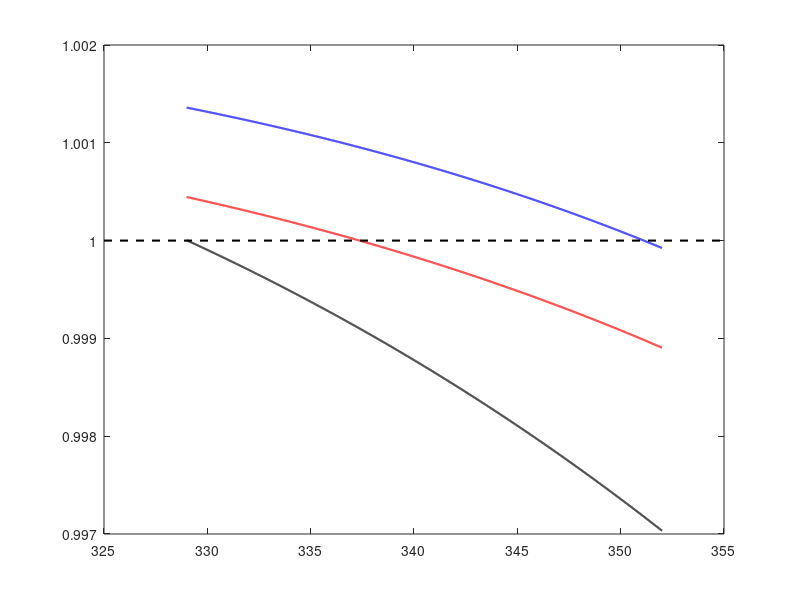

The MATLAB source for this figure: (Note: this script raises an error after producing the figure.)
ant_ace = [4.42448,1312.253,-32.445]; % 259.16K - 507.6K
ant_met = [5.20409,1581.341,-33.50]; % 288.1 - 356.83K
ant_eth = [5.24677,1598.673,-46.424]; % 292.77 - 366.63K

%%
pres = 1; % antoine should be in bar

bp_ace = ant_ace(2)/(ant_ace(1) - log10(pres)) - ant_ace(3); % 329.0342 K
bp_met = ant_met(2)/(ant_met(1) - log10(pres)) - ant_met(3); % 337.3650 K
bp_eth = ant_eth(2)/(ant_eth(1) - log10(pres)) - ant_eth(3); % 351.1206 K 

mw_ace = 58.08; %g/mol
mw_met = 32.04;
mw_eth = 46.07;

rho_ace = 749.4:-0.01:721.2; %kg/m^3
rho_met = 756.6:-0.01:733.782; % weird, only reach about 63.4 C then start to drop instantly! use diff website
rho_eth = 758.1:-0.01:736.2;

mol_vol_ace = mw_ace./rho_ace./1000; %m^3/mol
mol_vol_met = mw_met./rho_met./1000;
mol_vol_eth = mw_eth./rho_eth./1000;

t_a = linspace(329,352,length(mol_vol_ace)); 
t_m = linspace(329,352,length(mol_vol_met)); % 56 C - 79 C range tmeperature
t_e = linspace(329,352,length(mol_vol_eth));
ptotal = 1e5;

    pvap_ace = (10.^(ant_ace(1) - ant_ace(2)./(t_a + ant_ace(3)))).*1e5;
    poynting_ace = exp(mol_vol_ace.*(ptotal - pvap_ace)./8.314./t_a);



    pvap_met = (10.^(ant_met(1) - ant_met(2)./(t_m + ant_met(3)))).*1e5;
    poynting_met = exp(mol_vol_met.*(ptotal - pvap_met)./8.314./t_m);



    pvap_eth = (10.^(ant_eth(1) - ant_eth(2)./(t_e + ant_eth(3)))).*1e5;
    poynting_eth = exp(mol_vol_eth.*(ptotal - pvap_eth)./8.314./t_e);

plot(t_a,poynting_ace,'k','linewidth',1.5);
hold on
plot(t_m,poynting_met,'r','linewidth',1.5);
plot(t_e,poynting_eth,'b','linewidth',1.5);
plot([325,355],[1,1],'k--','linewidth',1.5);
xtickformat('%.2f'); ytickformat('%.4f');
xlabel('Temperature (K)','fontsize',12)
ylabel('Poynting Pressure Correction','fontsize',12)
legend('Acetone','Methanol','Ethanol')
set(gca,'xcolor',[0 0 0],'ycolor',[0 0 0],'fontname','times',...
    'xminortick','on','yminortick','on','linewidth',1.5)
% print -djpeg Poynting_correction
%% ACETONE:METHANOL (AM)
% UNIFAC
pres = 1; % antoine should be in bar

bp_ace = ant_ace(2)/(ant_ace(1) - log10(pres)) - ant_ace(3); % 329.0342 K
bp_met = ant_met(2)/(ant_met(1) - log10(pres)) - ant_met(3); % 337.3650 K
bp_eth = ant_eth(2)/(ant_eth(1) - log10(pres)) - ant_eth(3); % 351.1206 K 

binary_aceMet = dlmread('binary_ace_met.txt','',2,0);
x_ace = binary_aceMet(:,2);
gamma_ace = binary_aceMet(:,6);
gamma_met = binary_aceMet(:,7);

%figure('name','Activity Coefficient vs. x_ace AM (UNIFAC)')
plot(x_ace,gamma_ace,'k','linewidth',1.5);
hold on
plot(x_ace,gamma_met,'r','linewidth',1.5);
%hold off
xtickformat('%.2f'); ytickformat('%.2f');
xlabel('x_{Acetone}','fontsize',12)
ylabel('\bf\gamma','fontsize',12)
legend('\bf\gamma_{Acetone}','\bf\gamma_{Methanol}','location','north')
set(gca,'xcolor',[0 0 0],'ycolor',[0 0 0],'fontname','times',...
    'xminortick','on','yminortick','on','linewidth',1.5)
%% vanlaar
gamma_inf_aceAM = gamma_ace(1); gamma_inf_metAM = gamma_met(end);

% VanLaar Parameters (1 - acetone, 2 - methanol)
A12_AM = log(gamma_inf_aceAM);  A21_AM = log(gamma_inf_metAM);

x1 = 0:0.001:1; x2 = 1 - x1; % mol fraction

gamma1_AM = exp(A12_AM.*((A21_AM.*x2)./(A12_AM.*x1 + A21_AM.*x2)).^2);
gamma2_AM = exp(A21_AM.*((A12_AM.*x1)./(A12_AM.*x1 + A21_AM.*x2)).^2);

%figure('name','Activity Coefficient vs. x_ace AM (VanLaar)')
plot(x1,gamma1_AM,'k','linewidth',1.5)
hold on
plot(x1,gamma2_AM,'r','linewidth',1.5)
hold off
xtickformat('%.2f'); ytickformat('%.2f');
xlabel('x_{Acetone}','fontsize',12)
ylabel('\bf\gamma','fontsize',12)
legend('\bf\gamma_{Acetone}','\bf\gamma_{Methanol}','location','north')
set(gca,'xcolor',[0 0 0],'ycolor',[0 0 0],'fontname','times',...
    'xminortick','on','yminortick','on','linewidth',1.5)

%% T vs. x VANLAAR
%figure('name','T vs. x_ace AM (VanLaar)')
load phicoeff.mat
phicoeff = phi_coeff(1,:);
T = linspace(bp_ace,bp_met,length(x1));
opt = optimset('Display','notify');
t_solve = fsolve(@optimizer,T,opt,ant_ace,ant_met,x1,x2,gamma1_AM,gamma2_AM,phicoeff,pres);

pvap1 = 10.^(ant_ace(1) - ant_ace(2)./(t_solve + ant_ace(3)));
y1 = gamma1_AM.*pvap1.*x1;
plot(x1,t_solve,'k-','linewidth',1.5)
hold on
plot(y1,t_solve,'b-','linewidth',1.5)
legend('Liquid Composition','Vapor Composition')
xtickformat('%.2f'); ytickformat('%.2f');
xlabel('x_{Acetone}','fontsize',12)
ylabel('T (K)','fontsize',12)
set(gca,'xcolor',[0 0 0],'ycolor',[0 0 0],'fontname','times',...
    'xminortick','on','yminortick','on','linewidth',1.5)
xlim([0,1])

% xa_am = [0.01638,0.03114,0.04637,0.06111,0.07329]
% xm_am = 0.9656    0.9335    0.9017    0.8718    0.8448
t1_am_unifac = [t_solve(x1 == 0.016),t_solve(x1 == 0.031),t_solve(x1 == 0.046),...
    t_solve(x1 == 0.061),t_solve(x1 == 0.073)];
t2_am_unifac = [t_solve(x1 == 0.966),t_solve(x1 == 0.933),t_solve(x1 == 0.902),...
    t_solve(x1 == 0.872),t_solve(x1 == 0.845)];

save TEMP_UNIFAC_AM_ACETONE t1_am_unifac
save TEMP_UNIFAC_AM_METHANOL t2_am_unifac
%hold off
%print -djpeg '/Users/fayeed/Desktop/SPRING 2021/CHEG 345 -JLab/VLE/Acetone Methanol/T_xAM.JPEG'
%%
xa_am = [0.01638,0.03114,0.04637,0.06111,0.07329]; % mol frac a in am
ta_am = [63.886,62.988,62.214,61.634,61.18] + 0.7936 + 273.15; % deg K

xm_am = 1 - [0.03441,0.06648,0.09834,0.12816,0.15522]; % make x1 w.r.t ace
tm_am = [56.462,56.252,56.094,56.04,55.964] + 0.0577 + 273.15;

% CONSIDER TO FIT AT FIXED INTERCEPT OR NOT LATER
% ace as solute
p0 = polyfit(xa_am,ta_am,2);
xrange = 0:0.001:0.1;
ta_am_fit = polyval(p0,xrange);
a_coeff(1) = p0(2);

plot(xa_am,ta_am,'ro','markersize',8,'linewidth',1.5)
hold on
plot(xrange,ta_am_fit,'k--','linewidth',1.5)

% met as solute
p1 = polyfit(xm_am,tm_am,2);
xrange = 0.8:0.001:1;
tm_am_fit = polyval(p1,xrange);

plot(xm_am,tm_am,'ro','markersize',8,'linewidth',1.5)
hold on
plot(xrange,tm_am_fit,'k--','linewidth',1.5)

a_coeff(2) = -2*p1(1) - p1(2);
%% y vs x curve
plot(x1,y1,'k','linewidth',1.5)
hold on
real_eq = plot([0,1],[0,1],'k--');
xtickformat('%.2f'); ytickformat('%.2f');
xlabel('x_{Acetone}','fontsize',12)
ylabel('y_{Acetone}','fontsize',12)
set(gca,'xcolor',[0 0 0],'ycolor',[0 0 0],'fontname','times',...
    'xminortick','on','yminortick','on','linewidth',1.5)
legend(real_eq,'y_{Acetone} = x_{Acetone}','location','northwest')
axis([0,1,0,1])
%print -djpeg '/Users/fayeed/Desktop/SPRING 2021/CHEG 345 -JLab/VLE/Acetone Methanol/y_xAM.jpeg'
%% 0 limit 
n0 = find(x1 == 0.112); % max temp = 0.005 K
x_0lim = x1(1:n0);
temp_0lim = t_solve(1:n0);
p0 = polyfit(x_0lim,temp_0lim,2);
temp0_fit = polyval(p0,x_0lim);
delta_temp0 = temp_0lim - temp0_fit;

%figure('name','T vs x_ace @ zero limit')
plot(x_0lim,temp_0lim,'k-','linewidth',1.5);
hold on
xlabel('x_{Acetone}','fontsize',12)
ylabel('T (K)','fontsize',12) 
xtickformat('%.2f'); ytickformat('%.2f')
set(gca,'xcolor',[0 0 0],'ycolor',[0 0 0],'fontname','times',...
    'xminortick','on','yminortick','on','linewidth',1.5)
plot(x_0lim,temp0_fit,'r--','linewidth',3)
legend('VanLaar Equation','Quadratic Fitting')

%% Injection size
m = 0:0.01:0.112;
k = 0:0.03:0.112;
y = p0(1).*m.^2 + p0(2).*m + p0(3);
z = p0(1).*k.^2 + p0(2).*k + p0(3);
a = plot(x_0lim,temp_0lim,'k','linewidth',1);
hold on
b = plot(m,y,'bo--','linewidth',1.5);
c = plot(k,z,'r*--','linewidth',1.5);

xlim([0,0.03])
plot([0.013,0.015],[336.9,336.9],'k','linewidth',1.5)
plot([0.013,0.015],[337,337],'k','linewidth',1.5)
plot([0.013,0.013],[336.9,337],'k','linewidth',1.5)
plot([0.015,0.015],[336.9,337],'k','linewidth',1.5)
legend([a,b,c],'Quadratic Fitting','Injection of x_{Acetone} = 0.01','Injection of x_{Acetone} = 0.03')
xtickformat('%.3f'); ytickformat('%.2f')
xlabel('x_{Acetone}','fontsize',12)
ylabel('T (K)','fontsize',12) 
set(gca,'xcolor',[0 0 0],'ycolor',[0 0 0],'xminortick','on',...
    'yminortick','on','fontname','times')
axes('position',[0.3 0.25 0.2 0.2])
plot(x_0lim,temp_0lim,'k','linewidth',1);
hold on
plot(m,y,'bo--','linewidth',1.5)
plot(k,z,'r*--','linewidth',1.5)
xlim([0.013,0.015])
xtickformat('%.3f'); ytickformat('%.2f')
set(gca,'xcolor',[0 0 0],'ycolor',[0 0 0],'xminortick','on',...
    'yminortick','on','fontname','times')
print -djpeg AM_Injection

%% residual 0 limit
%figure('name','Temperature Residual ace:met zero limit')
ace_meth0 = plot(x_0lim,delta_temp0,'k','linewidth',1.5);
ax0 = ancestor(ace_meth0,'axes'); ax0.YAxis.Exponent = 0; % To remove the exponents
xtickformat('%.2f'); ytickformat('%.3f')
set(gca,'xcolor',[0 0 0],'ycolor',[0 0 0],'fontname','times',...
    'xminortick','on','yminortick','on','linewidth',1.5)%'xgrid','on','ygrid','on')
xlabel('x_{Acetone}','fontsize',12); 
ylabel('T_{VanLaar} - T_{Quadratic} (K)','fontsize',12)

%% 1 limit
n1 = find(x1 == 0.846); % max temp = 0.005 K
x_1lim = x1(n1:end);
temp_1lim = t_solve(n1:end);
p1 = polyfit(x_1lim,temp_1lim,2);
temp1_fit = polyval(p1,x_1lim);
delta_temp1 = temp_1lim - temp1_fit;

%figure('name','T vs x_ace @ one limit')
plot(x_1lim,temp_1lim,'k-','linewidth',1.5);
hold on
xlabel('x_{Acetone}','fontsize',12)
ylabel('T (K)','fontsize',12) 
xtickformat('%.2f'); ytickformat('%.2f')
set(gca,'xcolor',[0 0 0],'ycolor',[0 0 0],'fontname','times',...
    'xminortick','on','yminortick','on','linewidth',1.5)
plot(x_1lim,temp1_fit,'r--','linewidth',3)
legend('VanLaar Equation','Quadratic Fitting')

%% residual 1 limit
%figure('name','Temperature Residual ace:met one limit')
ace_meth1 = plot(x_1lim,delta_temp1,'k','linewidth',1.5);
ax1 = ancestor(ace_meth1,'axes'); ax1.YAxis.Exponent = 0; % To remove the exponents
xtickformat('%.2f'); ytickformat('%.3f')
set(gca,'xcolor',[0 0 0],'ycolor',[0 0 0],'fontname','times',...
    'xminortick','on','yminortick','on','linewidth',1.5)%'xgrid','on','ygrid','on')
xlabel('x_{Acetone}','fontsize',12); 
ylabel('T_{VanLaar} - T_{Quadratic} (K)','fontsize',12)

%% gamma infinity vs P/T

t_range = 293:0.01:373; %20 - 100 C
pvap_a = 10.^(ant_ace(1) - ant_ace(2)./(t_range + ant_ace(3)));
pvap_m = 10.^(ant_met(1) - ant_met(2)./(t_range + ant_met(3)));
pvap_e = 10.^(ant_eth(1) - ant_eth(2)./(t_range + ant_eth(3)));

dpvap_dt_a = log(10).*ant_ace(2).*pvap_a./((t_range + ant_ace(3)).^2);
dpvap_dt_m = log(10).*ant_met(2).*pvap_m./((t_range + ant_met(3)).^2);
dpvap_dt_e = log(10).*ant_eth(2).*pvap_e./((t_range + ant_eth(3)).^2);

% for x1 -> 0

t1 = bp_met;
p1vap = 10.^(ant_ace(1) - ant_ace(2)./(t1 + ant_ace(3)));
p2vap = 10.^(ant_met(1) - ant_met(2)./(t1 + ant_met(3)));
dtdx1 = (p2vap - gamma_inf_aceAM*p1vap)*(t1 + ant_met(3))^2/...
    (log(10)*ant_met(2)*p2vap);

% for x2 -> 0
t2 = bp_ace;
p1vap = 10.^(ant_ace(1) - ant_ace(2)./(t2 + ant_ace(3)));
p2vap = 10.^(ant_met(1) - ant_met(2)./(t2 + ant_met(3)));
dtdx2 = (p1vap - gamma_inf_metAM*p2vap)*(t2 + ant_ace(3))^2/...
    (log(10)*ant_ace(2)*p1vap);

%% gamma inf vs T

gammainf_a_am = (pvap_m - dpvap_dt_m.*dtdx1)./pvap_a;
gammainf_m_am = (pvap_a - dpvap_dt_a.*dtdx2)./pvap_m;

plot(t_range,gammainf_a_am,'b','linewidth',1.5)
hold on
plot(t_range,gammainf_m_am,'r','linewidth',1.5)
plot([330,355],[1.4,1.4],'k-','linewidth',1)
plot([330,355],[1.9,1.9],'k-','linewidth',1)
plot([330,330],[1.4,1.9],'k-','linewidth',1)
plot([355,355],[1.4,1.9],'k-','linewidth',1)
hold off
xtickformat('%.2f'); ytickformat('%.2f');
xlabel('T (K)','fontsize',12)
ylabel('\bf\gamma^{\infty}','fontsize',12)
legend('\bf\gamma^{\infty}_{Acetone}','\bf\gamma^{\infty}_{Methanol}')
set(gca,'xcolor',[0 0 0],'ycolor',[0 0 0],'fontname','times',...
    'xminortick','on','yminortick','on')
axes('position',[0.45 0.6 0.25 0.25])
plot(t_range,gammainf_a_am,'b','linewidth',1.5)
hold on
plot(t_range,gammainf_m_am,'r','linewidth',1.5)
xtickformat('%.1f'); ytickformat('%.2f');
xlim([330,355])
set(gca,'xcolor',[0 0 0],'ycolor',[0 0 0],'fontname','times',...
    'xminortick','on','yminortick','on')
hold off

print -djpeg gammainf_am_T

%% gamma inf vs P
plot(pvap_m,gammainf_a_am,'b','linewidth',1.5)
hold on
plot(pvap_a,gammainf_m_am,'r','linewidth',1.5)
plot([0.95,1.05],[1.72,1.72],'k-','linewidth',1)
plot([0.95,1.05],[1.76,1.76],'k-','linewidth',1)
plot([0.95,0.95],[1.72,1.76],'k-','linewidth',1)
plot([1.05,1.05],[1.72,1.76],'k-','linewidth',1)
hold off
xtickformat('%.1f'); ytickformat('%.2f');
xlabel('P (bar)','fontsize',12)
ylabel('\bf\gamma^{\infty}','fontsize',12)
legend('\bf\gamma^{\infty}_{Acetone}','\bf\gamma^{\infty}_{Methanol}')
set(gca,'xcolor',[0 0 0],'ycolor',[0 0 0],'fontname','times',...
    'xminortick','on','yminortick','on')
axes('position',[0.45 0.6 0.25 0.25])
plot(pvap_m,gammainf_a_am,'b','linewidth',1.5)
hold on
plot(pvap_a,gammainf_m_am,'r','linewidth',1.5)
xtickformat('%.2f'); ytickformat('%.2f');
xlim([0.95,1.05])
set(gca,'xcolor',[0 0 0],'ycolor',[0 0 0],'fontname','times',...
    'xminortick','on','yminortick','on')

print -djpeg gammainf_am_P